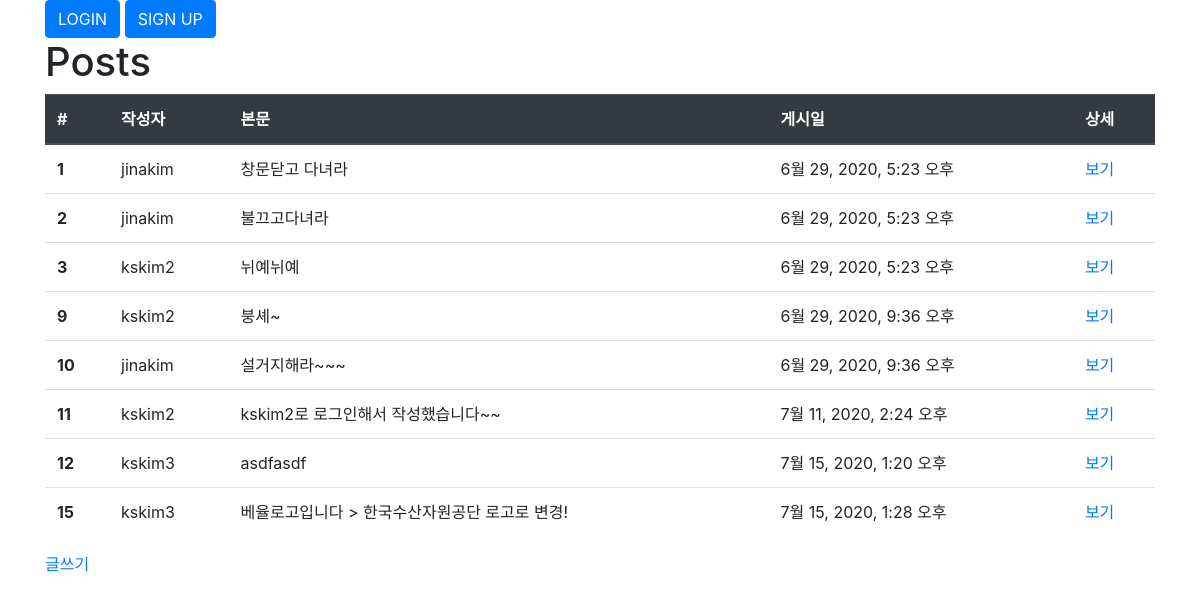
/posts/, run on the app's committed database.
### posts/models.py (models this page shows, shortened)
class Post(models.Model):
    user = models.ForeignKey(User, on_delete=models.CASCADE, null=False)
    body = models.TextField()
    image = models.ImageField(upload_to='posts', null=True)
    created_at = models.DateTimeField()
    liked_users = models.ManyToManyField(User, related_name='liked_posts')

### posts/views.py (the view)
# urls.py: path('', views.index, name='index'),
def index(request):
    posts = Post.objects.all()
    context = {'posts': posts}
    return render(request, 'posts/index.html', context)

### posts/templates/posts/index.html (shortened to what this page needs)
{% extends "base.html" %}
{% load static %}
{% block content %}
    <div class="container">
        <h1>Posts</h1>
        {% if posts %}
            <table class="table">
                <thead class="thead-dark">
                    <tr>
                        <th>#</th>
                        <th>작성자</th>
                        <th>본문</th>
                        <th>게시일</th>
                        <th>상세</th>
                    </tr>
                </thead>
                <tbody>
                    {% for post in posts %}
                    <tr>
                        <th>{{post.id}}</th>
                        <td>{{post.user.get_username}}</td>
                        <td>{{post.body}}</td>
                        <td>{{post.created_at}}</td>
                        <td><a href="{% url 'posts:detail' post.id %}">보기</a></td>
                    </tr>
                    {% endfor %}
                </tbody>
            </table>
        {% else %}
            <p>No posts.</p>
        {% endif %}
        <a href="{% url 'posts:new' %}">글쓰기</a>
    </div>
{% endblock %}

### template/base.html (shortened to what this page needs)
{% load static %}
<!DOCTYPE html>
<html>
    <head>
        <link rel="stylesheet" href="https://stackpath.bootstrapcdn.com/bootstrap/4.5.0/css/bootstrap.min.css">
        <link rel="stylesheet" href="{% static 'style.css' %}" type="text/css" />
    </head>
    <body>
         {% if user.is_authenticated %}
            <div class="container">
                <form action="{% url 'accounts:logout' %}" method="POST">
                    {% csrf_token %}
                    {{ user.get_username }}님 환영합니다.
                    <button type="submit" class="btn btn-primary">LOGOUT</button>
                </form>
            </div>
        {% else %}
            <div class="container">
                <a href="{% url 'accounts:login' %}">
                    <button type="button" class="btn btn-primary">LOGIN</button>
                </a>
                <a href="{% url 'accounts:sign_up' %}">
                    <button type="button" class="btn btn-primary">SIGN UP</button>
                </a>
            </div>
        {% endif %}
        {% block content %}
        {% endblock %}
    </body>
</html>

### static/style.css (style rules this page uses)
* { margin: 0px; padding: 0px; box-sizing: border-box; }

### data on the page
Post: id "1", user.get_username "jinakim", body "창문닫고 다녀라", created_at "6월 29, 2020, 5:23 오후"
Post: id "2", user.get_username "jinakim", body "불끄고다녀라", created_at "6월 29, 2020, 5:23 오후"
Post: id "3", user.get_username "kskim2", body "뉘예뉘예", created_at "6월 29, 2020, 5:23 오후"
Post: id "9", user.get_username "kskim2", body "붕셰~", created_at "6월 29, 2020, 9:36 오후"
Post: id "10", user.get_username "jinakim", body "설거지해라~~~", created_at "6월 29, 2020, 9:36 오후"
Post: id "11", user.get_username "kskim2", body "kskim2로 로그인해서 작성했습니다~~", created_at "7월 11, 2020, 2:24 오후"
Post: id "12", user.get_username "kskim3", body "asdfasdf", created_at "7월 15, 2020, 1:20 오후"
Post: id "15", user.get_username "kskim3", body "베율로고입니다 > 한국수산자원공단 로고로 변경!", created_at "7월 15, 2020, 1:28 오후"
